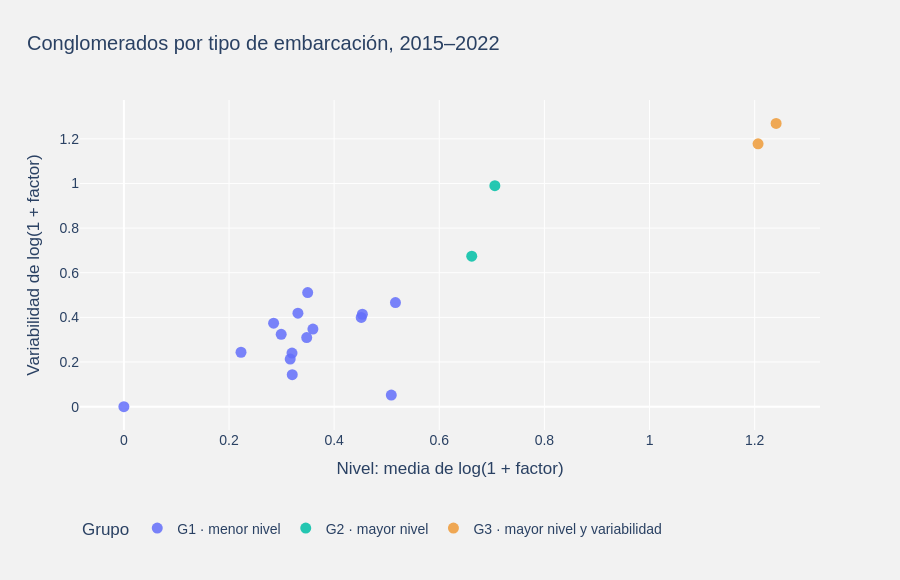

Here is the notebook cell this chart was saved with:
### Code cell
# --------------------------------------------------
# Separación de los grupos y tipos que los integran
# --------------------------------------------------
fig = px.scatter(
    perfil_final.reset_index(), x="Nivel", y="Variabilidad", color="Grupo",
    hover_name="tipo_embarcacion",
    hover_data=["Recurrencia", "Siniestralidad acumulada", "Prima acumulada"],
    color_discrete_sequence=["#636EFA", "#00BFA6", "#EF9B38", "#AB63FA"],
    title="Conglomerados por tipo de embarcación, 2015–2022"
)
fig.update_traces(marker=dict(size=11, opacity=0.85))
fig.update_layout(
    template="plotly", paper_bgcolor="#F2F2F2", plot_bgcolor="#F2F2F2",
    font=dict(family="Arial", size=14, color="#2A4163"),
    title=dict(x=0.03), height=580,
    legend=dict(orientation="h", y=-0.25), margin=dict(b=150)
)
fig.update_xaxes(title="Nivel: media de log(1 + factor)", gridcolor="white")
fig.update_yaxes(title="Variabilidad de log(1 + factor)", gridcolor="white")
fig.show()

### Figure 1 — Plotly figure (JSON) as saved in the notebook; plotly's stock layout.template omitted (floating-point values rounded to 4 significant figures)
{"data": [{"customdata": [[0.0, 0.2774, 7288000000.0], [0.25, 0.2143, 200800000.0], [0.125, 0.2045, 3249000000.0], [0.125, 0.3754, 182200000.0], [0.0, 0.0, 15870000.0], [0.125, 0.2538, 546300000.0], [0.25, 0.4096, 68940000.0], [0.0, 0.2097, 5729000.0], [0.0, 0.402, 208300000.0], [0.25, 0.5398, 1569000000.0], [0.25, 0.7042, 1309000000.0], [0.125, 0.5091, 196800000.0], [0.25, 0.6013, 189000000.0], [0.125, 0.4274, 185000000.0], [0.0, 0.6612, 1235000000.0]], "hovertemplate": "<b>%{hovertext}</b><br><br>Grupo=G1 · menor nivel<br>Nivel=%{x}<br>Variabilidad=%{y}<br>Recurrencia=%{customdata[0]}<br>Siniestralidad acumulada=%{customdata[1]}<br>Prima acumulada=%{customdata[2]}<extra></extra>", "hovertext": ["abastecedor", "barcaza o chalan", "buque-tanque petrolero y productos derivados", "camaronero", "carguero a granel", "carguero general", "embarcacion de investigacion", "escamero", "ferry-transbordador", "lancha", "pesca multiple", "remolcador", "sardinero o anchovetero", "velero", "yate"], "legendgroup": "G1 · menor nivel", "marker": {"color": "#636EFA", "opacity": 0.85, "size": 11, "symbol": "circle"}, "mode": "markers", "name": "G1 · menor nivel", "orientation": "v", "showlegend": true, "type": "scatter", "x": [0.3203, 0.3497, 0.2849, 0.3198, 0.0, 0.2993, 0.3596, 0.2228, 0.3164, 0.4516, 0.4537, 0.5166, 0.3311, 0.3478, 0.5087], "xaxis": "x", "y": [0.1431, 0.5109, 0.374, 0.2402, 0.0, 0.3239, 0.3475, 0.2437, 0.2133, 0.3998, 0.414, 0.4662, 0.4188, 0.3097, 0.05174], "yaxis": "y"}, {"customdata": [[0.375, 0.8627, 467200000.0], [0.375, 1.698, 34000000.0]], "hovertemplate": "<b>%{hovertext}</b><br><br>Grupo=G2 · mayor nivel<br>Nivel=%{x}<br>Variabilidad=%{y}<br>Recurrencia=%{customdata[0]}<br>Siniestralidad acumulada=%{customdata[1]}<br>Prima acumulada=%{customdata[2]}<extra></extra>", "hovertext": ["atunero", "dragas"], "legendgroup": "G2 · mayor nivel", "marker": {"color": "#00BFA6", "opacity": 0.85, "size": 11, "symbol": "circle"}, "mode": "markers", "name": "G2 · mayor nivel", "orientation": "v", "showlegend": true, "type": "scatter", "x": [0.6618, 0.7058], "xaxis": "x", "y": [0.674, 0.9899], "yaxis": "y"}, {"customdata": [[0.625, 7.031, 643000000.0], [0.5, 0.7302, 1644000000.0]], "hovertemplate": "<b>%{hovertext}</b><br><br>Grupo=G3 · mayor nivel y variabilidad<br>Nivel=%{x}<br>Variabilidad=%{y}<br>Recurrencia=%{customdata[0]}<br>Siniestralidad acumulada=%{customdata[1]}<br>Prima acumulada=%{customdata[2]}<extra></extra>", "hovertext": ["buque-tanque", "otro tipo de embarcacion"], "legendgroup": "G3 · mayor nivel y variabilidad", "marker": {"color": "#EF9B38", "opacity": 0.85, "size": 11, "symbol": "circle"}, "mode": "markers", "name": "G3 · mayor nivel y variabilidad", "orientation": "v", "showlegend": true, "type": "scatter", "x": [1.206, 1.241], "xaxis": "x", "y": [1.178, 1.269], "yaxis": "y"}], "layout": {"font": {"color": "#2A4163", "family": "Arial", "size": 14}, "height": 580, "legend": {"orientation": "h", "title": {"text": "Grupo"}, "tracegroupgap": 0, "y": -0.25}, "margin": {"b": 150}, "paper_bgcolor": "#F2F2F2", "plot_bgcolor": "#F2F2F2", "title": {"text": "Conglomerados por tipo de embarcación, 2015–2022", "x": 0.03}, "xaxis": {"anchor": "y", "domain": [0, 1], "gridcolor": "white", "title": {"text": "Nivel: media de log(1 + factor)"}}, "yaxis": {"anchor": "x", "domain": [0, 1], "gridcolor": "white", "title": {"text": "Variabilidad de log(1 + factor)"}}}}
